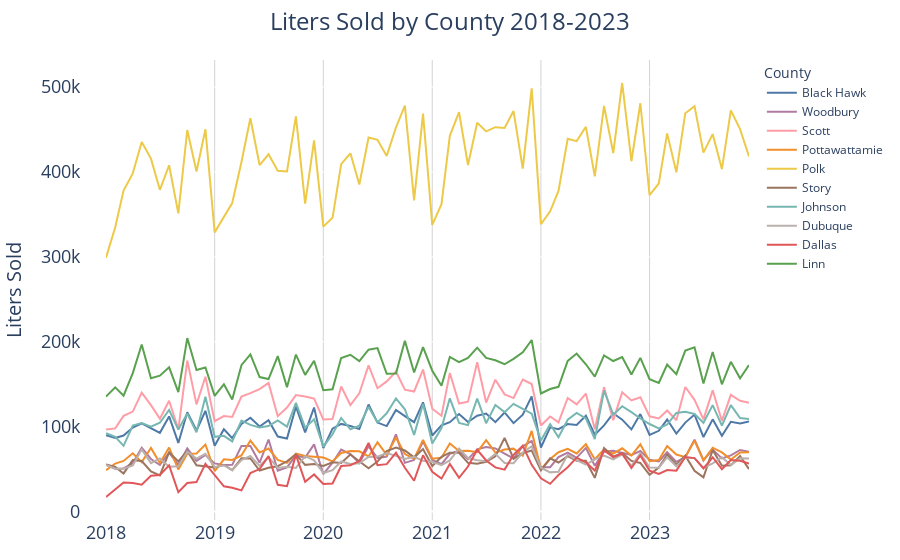

Notebook source saved alongside this figure:
### Code cell
liters_county_month_df.sort_values(by=['month_year'], inplace=True)
fig = px.line(
    liters_county_month_df,
    x='month_year',
    y='liters_sold_county',
    orientation='h',  # Horizontal bar chart
    color='county',  # Assign colors based on 'county' field
    color_discrete_map=county_colors,  # Apply custom colors
    labels={'liters_sold': 'Liters Sold ', 'county': 'County ', 'month_year': 'Month Year ', 'liters_sold_county': 'Liters Sold '},  # Custom labels
    height=600  # Adjust height to accommodate all counties
)

# Update layout
fig.update_layout(
    xaxis=dict(
        title=None,
        tickfont=dict(size=18),
        title_font = dict(size = 20),
        showgrid = True,
        gridcolor = 'LightGrey'

    ), 
    yaxis=dict(
        title= 'Liters Sold',
        title_font = dict(size = 20),
        tickfont=dict(size=18),
        ticksuffix = '     ', #used this to create pad between y tick labels and chart
        tickformat=".0s" # No decimal places, use SI notation
    ),
    
    title=dict(
        text = "Liters Sold by County 2018-2023",
        font = dict(size = 30),
        x = .5,
        xanchor = 'center'
     ),

    showlegend=True, 
    plot_bgcolor='rgba(0,0,0,0)',  # Transparent background for the plot area
    margin=dict(l=40, r=40, t=60, b=40),  # Left, Right, Top, Bottom margins
    title_font_size = 24
)

fig.show()
